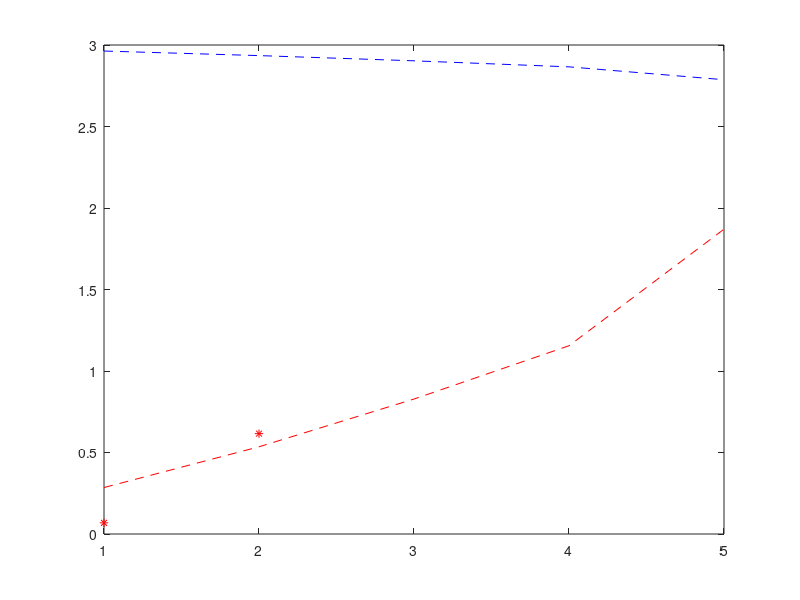

Write the MATLAB code that produced this figure.
%ECE 2110 Linear Regression Analysis

current=[0.285; 0.535; 0.828; 1.155; 1.870];
voltage=[2.963; 2.935; 2.903; 2.866; 2.787];
combined=[2.963, 0.285; 2.935, 0.535; 2.903, 0.828; 2.866, 1.155; 2.787, 1.870];
x=std(combined)

plot(current, 'r--')
hold on;
plot(voltage, 'b--')
hold on;
plot(x, 'gr*')
%cftool(voltage, current)